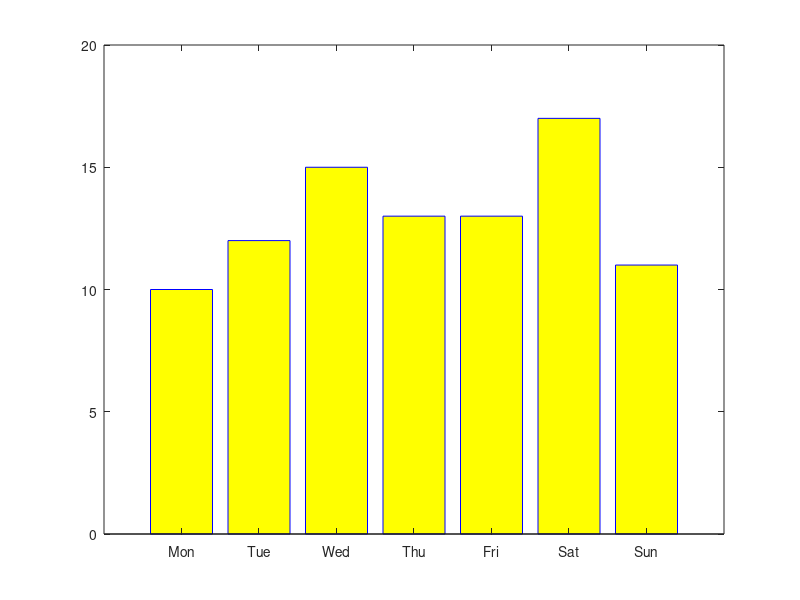

This figure's MATLAB source: (Note: this script raises an error after producing the figure.)
% Plotting
% Author: Chul Min Yeum
% Email: cmyeum@uwaterloo.ca
% Last updated: 2019-06-12

% Write your script to solve questions in a cumulative way

%% Task 4: Bar Charts
close; clc; clear

x = 1:7;
y = [10 12 15 13 13 17 11];

figure(1); bar(x,y);
legend('Waterloo');
xlabel('Week');
ylabel('Temperature');
title('Task4-base graph');

%% Task4-Q1: Change x-axis tick values as (Mon, Tue, Wed, Thu, Fri, SAT, SUN) 
%% for both graphs
% https://www.mathworks.com/help/matlab/ref/xticks.html
% https://www.mathworks.com/help/matlab/ref/xticklabels.html
close;clc;clear

x = 1:7;
y = [10 12 15 13 13 17 11];

figure(1); bar(x,y);
xticks(1:7);
xticklabels({'Mon','Tue', 'Wed', 'Thu', 'Fri', 'Sat', 'Sun'});
legend('Waterloo');
xlabel('Week');
ylabel('Temperature');
title('Task4-Q1');

%% Task4-Q2: Make your bar colorful
% https://www.mathworks.com/help/matlab/ref/bar.html#namevaluepairarguments
close;clc;clear

x = 1:7;
y = [10 12 15 13 13 17 11];

figure(1); bar(x,y, 'FaceColor', 'y', 'EdgeColor', 'b');
xticks(1:7);
xticklabels({'Mon','Tue', 'Wed', 'Thu', 'Fri', 'Sat', 'Sun'});
legend('Waterloo');
xlabel('Week');
ylabel('Temperature');
title('Task4-Q2');

%% Task4-Q3: Change the line thickness of the graph boundary
% https://www.mathworks.com/help/matlab/ref/matlab.graphics.axis.axes-properties.html
close;clc;clear

x = 1:7;
y = [10 12 15 13 13 17 11];

figure(1); bar(x,y, 'FaceColor', 'y', 'EdgeColor', 'b');
xticks(1:7);
xticklabels({'Mon','Tue', 'Wed', 'Thu', 'Fri', 'Sat', 'Sun'});

ax = gca;
ax.FontSize = 12;
ax.FontWeight = 'bold';
ax.LineWidth = 2;

legend('Waterloo');
xlabel('Week');
ylabel('Temperature');
title('Task4-Q3');

%% Task4-Q4: Add Kitchener temperatures and the corresponding legends (Two bars)
% https://www.mathworks.com/help/matlab/ref/bar.html
%{
x2 = 1:7;
y2 = [13 11 12 11 12 16 10];
%}
close;clc;clear

x = 1:7;
y = [10 12 15 13 13 17 11];

x2 = 1:7;
y2 = [13 11 12 11 12 16 10];

figure(1); bar(x,[y' y2']);
xticks(1:7);
xticklabels({'Mon','Tue', 'Wed', 'Thu', 'Fri', 'Sat', 'Sun'});

ax = gca;
ax.FontSize = 12;
ax.FontWeight = 'bold';
ax.LineWidth = 2;

legend('Waterloo', 'Kitchener');
xlabel('Week');
ylabel('Temperature');
title('Task4-Q4');

%% Task4-Q5: Add Kitchener temperatures and the corresponding legends (Stacked)
% https://www.mathworks.com/help/matlab/ref/bar.html
%{
x2 = 1:7;
y2 = [13 11 12 11 12 16 10];
%}
close;clc;clear

x = 1:7;
y = [10 12 15 13 13 17 11];

x2 = 1:7;
y2 = [13 11 12 11 12 16 10];

figure(1); bar(x,[y' y2'], 'stacked');
xticks(1:7);
xticklabels({'Mon','Tue', 'Wed', 'Thu', 'Fri', 'Sat', 'Sun'});

ax = gca;
ax.FontSize = 12;
ax.FontWeight = 'bold';
ax.LineWidth = 2;

legend('Waterloo', 'Kitchener');
xlabel('Week');
ylabel('Temperature');
title('Task4-Q5');







